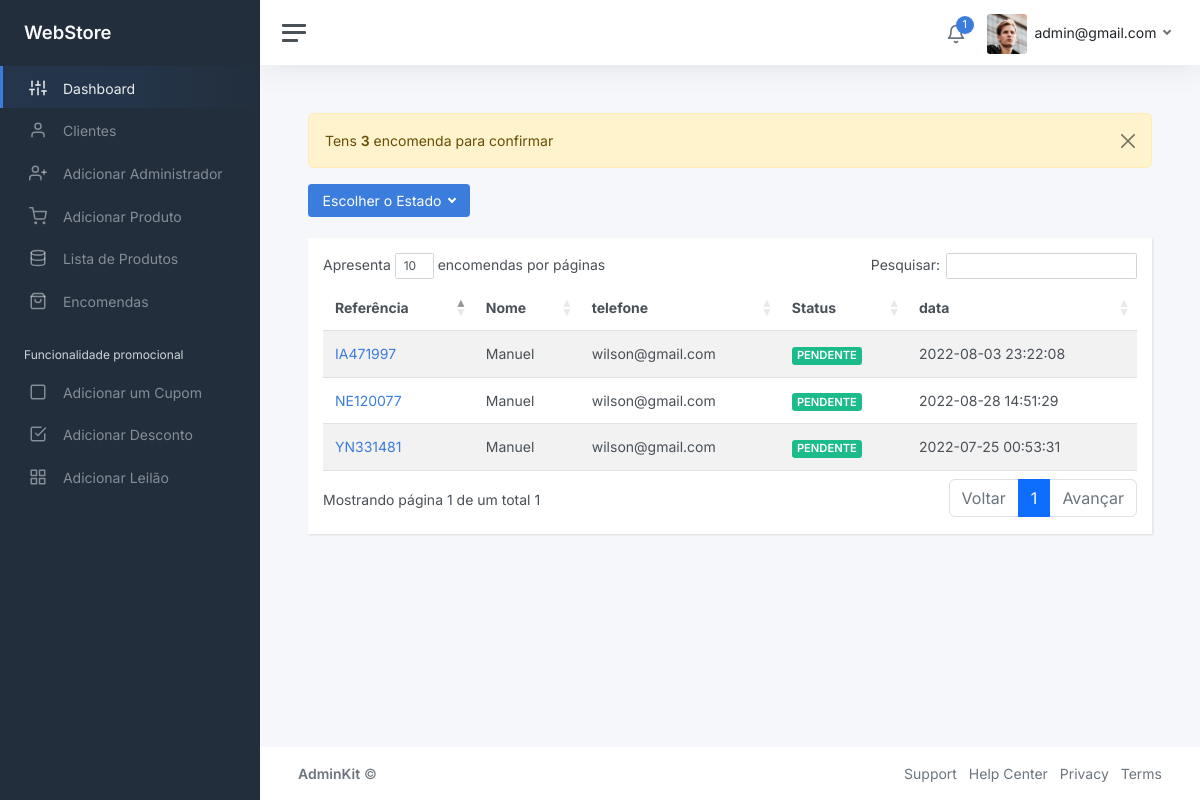
Screenshot of /public/admin/?loja=encomendas (signed in) with the database file from the repository.
### tables this page shows
CREATE TABLE `encomendas` (
  `id_encomenda` int(11) UNSIGNED NOT NULL,
  `id_cliente` int(11) UNSIGNED DEFAULT NULL,
  `data_encomenda` datetime DEFAULT NULL,
  `morada` varchar(50) DEFAULT NULL,
  `cidade` varchar(50) DEFAULT NULL,
  `email` varchar(50) DEFAULT NULL,
  `telefone` varchar(50) DEFAULT NULL,
  `codigo_encomenda` varchar(100) DEFAULT NULL,
  `status` varchar(20) DEFAULT NULL,
  `mensagem` varchar(1000) DEFAULT NULL,
  `created_at` datetime DEFAULT NULL,
  `updated_at` datetime DEFAULT NULL
);

CREATE TABLE `clientes` (
  `id_cliente` int(12) NOT NULL,
  `email` varchar(150) DEFAULT NULL,
  `senha` varchar(150) DEFAULT NULL,
  `nome_completo` varchar(150) DEFAULT NULL,
  `morada` varchar(50) DEFAULT NULL,
  `cidade` varchar(50) DEFAULT NULL,
  `telefone` varchar(50) DEFAULT NULL,
  `purl` varchar(50) DEFAULT NULL,
  `ativo` tinyint(5) DEFAULT NULL,
  `created_at` datetime DEFAULT NULL,
  `updated_at` datetime DEFAULT NULL,
  `deleted_at` datetime DEFAULT NULL
);

### core/controller/Admin.php (called while the page is built, shortened)
<?php
class Admin
{
    public function encomendas()
    {
        $filtro = "";
        $admin = new Admins();
        $lista_encomendas_filtro = $admin->lista_encomendas_filtro($filtro);
        $encomendas_pendente = $admin->lista_encomendas_pendente();
        $total_encomenda_pendente = $admin->total_encomendas_pendente();
        $dados = [
            'encomendas_pendente' => $encomendas_pendente,
            'total_encomenda_pendente' => $total_encomenda_pendente,
            'lista_encomendas_filtro' => $lista_encomendas_filtro
        ];
        Store::Layout_admin([
            "Admin/layouts/html_header",
            "Admin/layouts/header",
            "Admin/Encomendas",
            "Admin/layouts/footer",
            "Admin/layouts/html_footer",
        ], $dados);
    }
}

### core/rotas_admin.php (called while the page is built, shortened)
<?php
$rotas =  [
    'inicio' => 'admin@inicio',
    'login' => 'admin@login',
    'admin_login_submit' => 'admin@admin_login_submit',
    'logout_admin' => 'admin@logout_admin',
    'encomendas' => 'admin@encomendas',
    'detalhes_encomenda_geral' => 'admin@detalhes_encomenda_geral',
    'Mudar_Estado_encomenda' => 'admin@Mudar_Estado_encomenda',
    'clientes' => 'admin@clientes',
    'buscar_encomendas_usuarios' => 'admin@buscar_encomendas_usuarios',
    'buscar_encomendas_usuarios_detalhada' => 'admin@buscar_encomendas_usuarios_detalhada',
    'AdicionarProduct' => 'admin@AdicionarProduct',
    'AdicionarProductSubmit' => 'admin@AdicionarProductSubmit',
    'ListarProduct' => 'admin@ListarProduct',
    'informacoes_produtos_alteracao' => 'admin@informacoes_produtos_alteracao',
    'Editar_informacao_produto' => 'admin@Editar_informacao_produto'
];
$acao = "inicio";
if(isset($_GET['loja'])) {
    if (!key_exists($_GET['loja'],$rotas)) {
        $acao = "inicio";
    } else {
        $acao = $_GET['loja'];
    }
}
$partes = explode("@", $rotas[$acao]);
$metodo = $partes[1];
$ctr = new $controlador();
$ctr->$metodo();

### public/Admin/index.php (called while the page is built, shortened)
<?php
require_once("../../core/rotas_admin.php");
?>

### core/models/Admins.php (called while the page is built, shortened)
<?php
class Admins
{
    public function lista_encomendas_pendente() {
    $bd = new Database();
    $buscar_encomendas = $bd->select("
    SELECT e.*,c.nome_completo FROM encomendas e LEFT JOIN clientes c ON e.id_cliente
    = c.id_cliente WHERE status = 'PENDENTE'
    ");
    return $buscar_encomendas;
    }
    public function total_encomendas_pendente() {
    $bd = new Database();
    $total_encomendas_pendente = $bd->select("
    SELECT COUNT(*) total FROM encomendas WHERE status = 'PENDENTE'
    ");
    return $total_encomendas_pendente[0]->total;
    }
}

### core/classes/Database.php (called while the page is built, shortened)
<?php
class Database {
    private $ligacao;
    private function ligar() {
        $this->ligacao = new PDO(
            'mysql:'.
            'host='.MYSQL_SERVER.';'.
            'dbname='.MYSQL_DATABASE.';'.
            'charset='.MYSQL_CHARSET,
            MYSQL_USER,
            MYSQL_PASS,
            array(PDO::ATTR_PERSISTENT => true)
        );
        $this->ligacao->setAttribute(PDO::ATTR_ERRMODE, PDO::ERRMODE_WARNING);
    }
    private function desligar() {
        $this->ligacao = null;
    }
    public function select($sql, $parametros = null) {
        $sql = trim($sql);
        $resultados = null;
        try {
        if (!empty($parametros)) {
            $executar = $this->ligacao->prepare($sql);
            $executar->execute($parametros);
            $resultados = $executar->fetchAll(PDO::FETCH_CLASS);
        } else {
            $executar = $this->ligacao->prepare($sql);
            $executar->execute();
            $resultados = $executar->fetchAll(PDO::FETCH_CLASS);
        }
        } catch (PDOException $e) {
           return false;
        }
        return $resultados;
    }
}

### core/views/Admin/Encomendas.php (the view, shortened to what this page needs)
<main class="content">
    <div class="container-fluid p-0">
        <?php if ($total_encomenda_pendente == 0) { ?>
            <div class="alert alert-warning alert-dismissible fade show" role="alert">
                <strong>Não existe encomendas disponiveis
                    <button type="button" class="btn-close" data-bs-dismiss="alert" aria-label="Close"></button>
            </div>
        <?php } else { ?>
            <div class="alert alert-warning alert-dismissible fade show" role="alert">
                Tens <strong><?= $total_encomenda_pendente ?></strong> encomenda para confirmar
                <button type="button" class="btn-close" data-bs-dismiss="alert" aria-label="Close"></button>
            </div>
        <?php } ?>
        <div class="btn-group">
            <button type="button" class="btn btn-primary dropdown-toggle" data-bs-toggle="dropdown" aria-expanded="false">
                Escolher o Estado
            </button>
        </div> <br> <br>
        <?php if (isset($_GET['f'])) { ?>
            <div class="tabela">
                <table class="table table-striped" id="tabela-encomendas">
                    <thead>
                        <tr>
                            <th scope="col">Referência</th>
                            <th scope="col">Nome</th>
                            <th scope="col">telefone</th>
                            <th scope="col">Status</th>
                            <th scope="col">data</th>
                        </tr>
                    </thead>
                    <tbody>
                        <?php foreach ($lista_encomendas_filtro as $filtro) { ?>
                            <tr>
                                <td><a href="#"><?=$filtro->codigo_encomenda ?></a></td>
                                <td><?= $filtro->nome_completo ?></td>
                                <td><?= $filtro->telefone ?></td>
                                <td><span class="badge bg-success"><?= $filtro->status ?></span></td>
                                <td><?= $filtro->data_encomenda ?></td>
                            </tr>
                        <?php  } ?>
                        <tr>
                    </tbody>
                </table>
            </div>
        <?php } else { ?>
            <div class="tabela">
                <table class="table table-striped" id="tabela-encomendas">
                    <thead>
                        <tr>
                            <th scope="col">Referência</th>
                            <th scope="col">Nome</th>
                            <th scope="col">telefone</th>
                            <th scope="col">Status</th>
                            <th scope="col">data</th>
                        </tr>
                    </thead>
                    <tbody>
                        <?php foreach ($encomendas_pendente as $pendente) { ?>
                            <tr>
                                <td><a href="?loja=detalhes_encomenda_geral&encomenda=<?= $pendente->id_encomenda ?>"><?= $pendente->codigo_encomenda ?></a></td>
                                <td><?= $pendente->nome_completo ?></td>
                                <td><?= $pendente->telefone ?></td>
                                <td><span class="badge bg-success"><?= $pendente->status ?></span></td>
                                <td><?= $pendente->data_encomenda ?></td>
                            </tr>
                        <?php  } ?>
                    </tbody>
                </table>
            </div>
        <?php } ?>
    </div>
</main>

### core/classes/Store.php (shortened to what this page needs)
<?php
Class Store {
    public static function Layout_admin($estruturas, $dados = null) {
        foreach ($estruturas as $estrutura) {
            include_once("../../core/views/$estrutura.php");
        }
   }
}
?>

### public/Admin/assets/css/admin.css (style rules this page uses)
.tabela { background-color: white; box-shadow: 1px 1px 2px #ddd; padding: 15px; }

### rows the page displays
encomendas: codigo_encomenda "YN331481", id_cliente.nome_completo "Manuel", telefone "wilson@gmail.com", status "PENDENTE", data_encomenda "2022-07-25 00:53:31"
encomendas: codigo_encomenda "IA471997", id_cliente.nome_completo "Manuel", telefone "wilson@gmail.com", status "PENDENTE", data_encomenda "2022-08-03 23:22:08"
encomendas: codigo_encomenda "NE120077", id_cliente.nome_completo "Manuel", telefone "wilson@gmail.com", status "PENDENTE", data_encomenda "2022-08-28 14:51:29"
